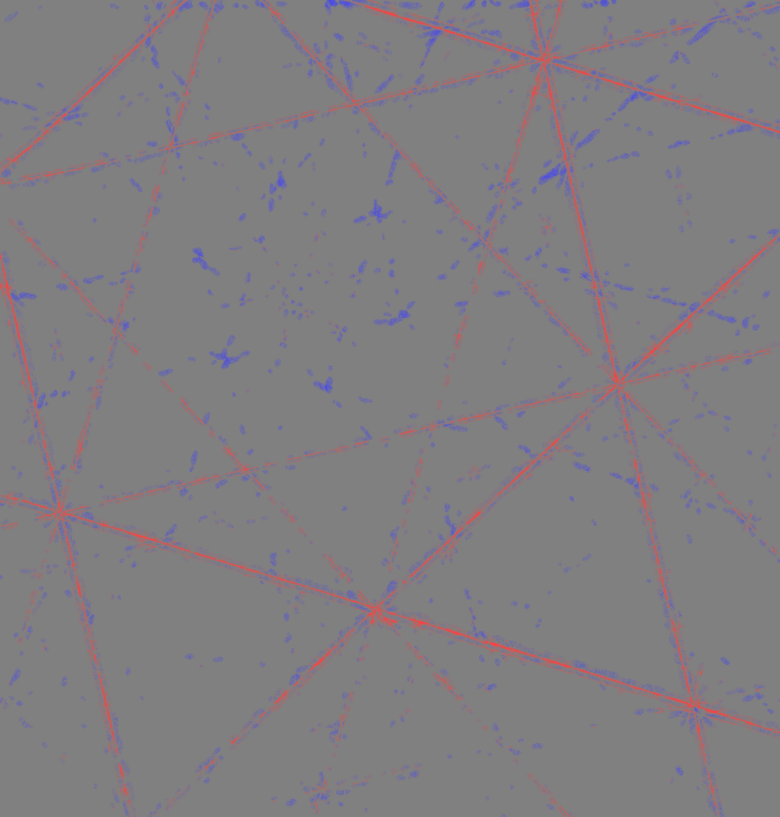
#> input picture docs/review_runs/visual_line_hide_v1/variants/B_sato95_width4_side_sigma15_keep0.1/removed.jpg, 2340 x 2450 px (shown at 1/3 size)
$ python -i line_band_contrast_suppress_v5_deepmask.py   (imports and definitions only)
#> lines starting #> are read from the running program, lines starting #| are printed output that depends on the picture
"""Stage 2h - Visual Line Hide v5 (deep mask hybrid).

v5 swaps the rule-based sato + black_line_score mask of v3/v4 for a
generic *line probability* map and keeps the rest of the v4 pipeline
(orientation-aware bg, core+halo + residual cleanup).

Mask sources (priority order):
  1. --line-prob PATH  (a .tif probability map in [0, 1]; preferred input
     once Route B's U-Net is available)
  2. --line-mask PATH  (a binary .png; treated as line_prob = 0/1)
  3. fallback synthesis: line_prob = w_sato * sato_norm
                                   + w_score * sigmoid(black_score - τ)
     This lets the v5 pipeline run today without any trained model and
     produces output shapes a real U-Net would also produce — so the
     U-Net hook is a pure data swap.

Core / halo construction:
  core = directional_closing(line_prob > core_threshold)   # along ridge
  halo = (dilate(line_prob > halo_threshold, halo_dilate)) & ~core

Suppression (carried from v4):
  - core: hard replace with orientation-aware bg (median over ±normal
    samples at distances {wc+2, wc+4, wc+8, wc+12}); side-band fallback
  - halo: residual attenuation with keep_halo
  - feather + post-feather hard core overwrite
  - protect split: protect_true_blob preserved, protect_on_line allowed
  - optional v4-style residual cleanup pass (kept on by default)

Sweep (kept tight, 10 variants):
  5 (core_th, halo_th) pairs x 2 closing_len = 10.
"""

from __future__ import annotations

import argparse
import csv
import json
import time
import warnings
from itertools import product
from pathlib import Path

import numpy as np
import tifffile
from PIL import Image
from scipy import ndimage
from skimage import measure
from skimage.morphology import binary_closing, binary_dilation, disk

import matplotlib
# [1 line not run here, left out]
import matplotlib.pyplot as plt


# --------------------------------------------------------------------------- #
# IO helpers
# --------------------------------------------------------------------------- #

def load_tif(path: Path) -> np.ndarray:
    return tifffile.imread(str(path))


def load_mask(path: Path) -> np.ndarray:
    img = Image.open(str(path)).convert("L")
    return np.asarray(img) > 127


def save_mask(path: Path, mask: np.ndarray) -> None:
    path.parent.mkdir(parents=True, exist_ok=True)
    Image.fromarray((mask.astype(np.uint8) * 255)).save(str(path))


def save_uint8(path: Path, arr8: np.ndarray) -> None:
    path.parent.mkdir(parents=True, exist_ok=True)
    Image.fromarray(arr8).save(str(path))


def save_tif(path: Path, arr: np.ndarray) -> None:
    path.parent.mkdir(parents=True, exist_ok=True)
    tifffile.imwrite(str(path), arr, compression="zlib")


# --------------------------------------------------------------------------- #
# Mask sources for line probability
# --------------------------------------------------------------------------- #

# [16 lines left out: function load_line_prob_from_tif, not called in this run]


def load_line_prob_from_mask(path: Path) -> np.ndarray:
    return load_mask(path).astype(np.float32)


# [95 lines left out: functions synthesize_line_prob_from_sato, load_or_synthesize_line_prob, not called in this run]


# --------------------------------------------------------------------------- #
# Structure tensor / side-band / directional bg (carried from v3 / v4)
# --------------------------------------------------------------------------- #

def compute_normal_direction(
    img_f: np.ndarray, sigma_pre: float = 1.0, sigma_tensor: float = 4.0,
) -> tuple[np.ndarray, np.ndarray, np.ndarray]:
#> called with sigma_pre = 1, sigma_tensor = 4
    img_s = ndimage.gaussian_filter(img_f, sigma=sigma_pre)
    gx = ndimage.sobel(img_s, axis=1)
    gy = ndimage.sobel(img_s, axis=0)
    Jxx = ndimage.gaussian_filter(gx * gx, sigma=sigma_tensor)
    Jxy = ndimage.gaussian_filter(gx * gy, sigma=sigma_tensor)
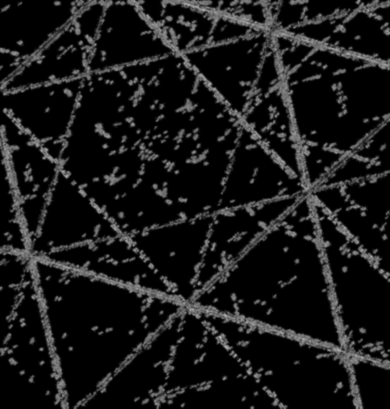
#> Jxy: shape (2450, 2340) (shown at 1/6 size); min 0, max 193, mean 23.9
    Jyy = ndimage.gaussian_filter(gy * gy, sigma=sigma_tensor)
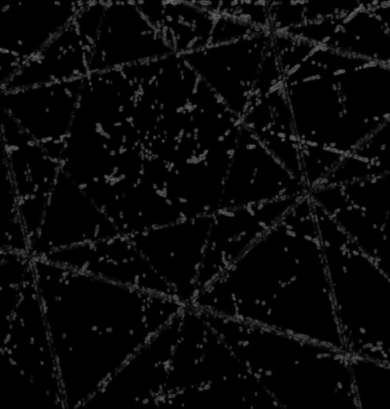
#> Jyy: shape (2450, 2340) (shown at 1/6 size); min 0, max 110, mean 7.7
    theta_n = 0.5 * np.arctan2(2.0 * Jxy, Jxx - Jyy)
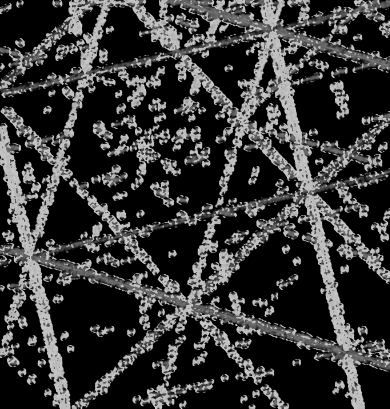
#> theta_n: shape (2450, 2340) float64 (shown at 1/6 size); min 0, max 0.785, mean 0.214
    cos_n = np.cos(theta_n).astype(np.float32)
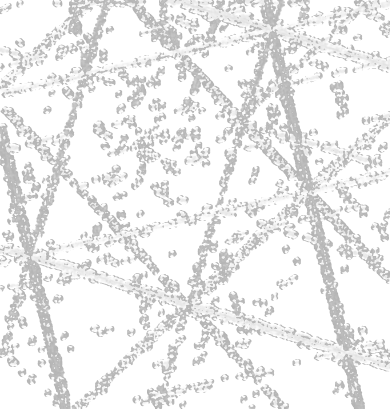
#> cos_n: shape (2450, 2340) float32 (shown at 1/6 size); min 0.707, max 1, mean 0.932
    sin_n = np.sin(theta_n).astype(np.float32)
    tmp = np.sqrt(np.maximum((Jxx - Jyy) ** 2 + 4.0 * Jxy ** 2, 0.0))
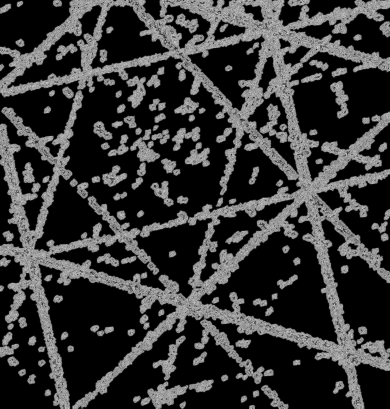
#> tmp: shape (2450, 2340) float64 (shown at 1/6 size); min 0, max 35.28, mean 7.6; drawn with min black and max white
    lam1 = 0.5 * (Jxx + Jyy + tmp)
    lam2 = 0.5 * (Jxx + Jyy - tmp)
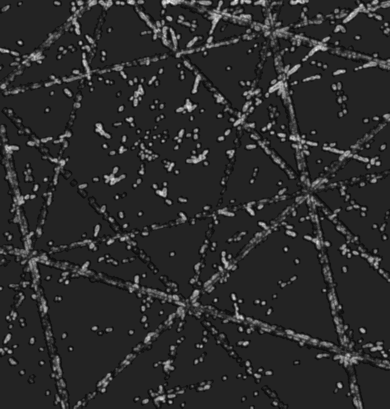
#> lam2: shape (2450, 2340) float64 (shown at 1/6 size); min -15.78, max 96.76, mean 3.7; drawn with min black and max white
    coh = (lam1 - lam2) / (lam1 + lam2 + 1e-12)
    coh = np.clip(coh, 0.0, 1.0).astype(np.float32)
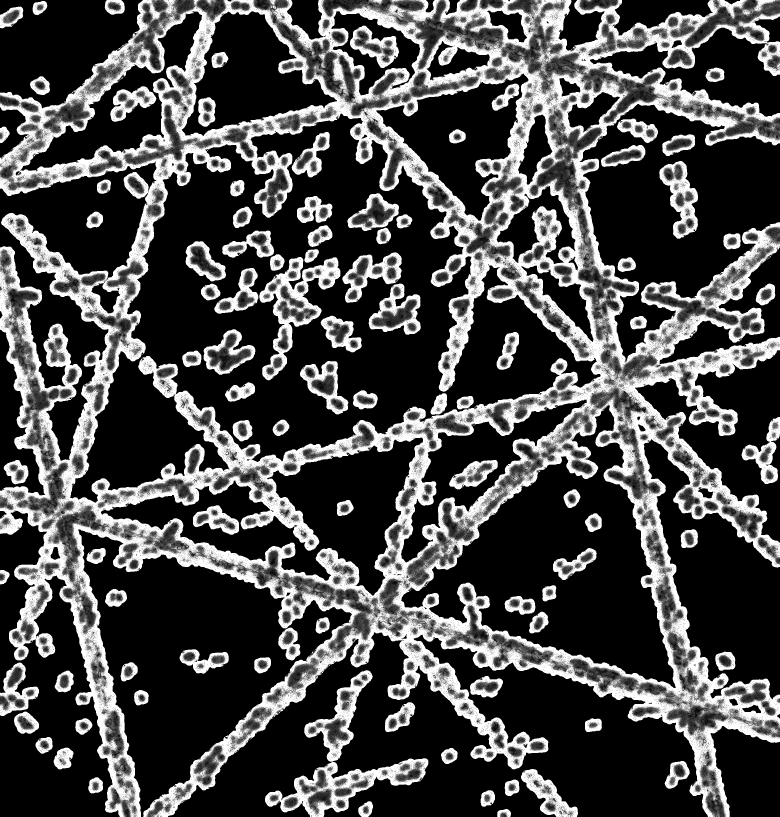
#> coh: shape (2450, 2340) float32 (shown at 1/3 size); min 0, max 1, mean 0.287
    return cos_n, sin_n, coh


# [193 lines left out: functions side_band_bg, directional_bg, make_line_se, directional_closing, build_core_halo_from_prob, split_protect_mask and 3 more, not called in this run]


def to_uint8(arr: np.ndarray, lo: float, hi: float) -> np.ndarray:
    a = (arr.astype(np.float32) - lo) / (hi - lo)
    return (np.clip(a, 0.0, 1.0) * 255.0 + 0.5).astype(np.uint8)


# [190 lines left out: functions overlay_core_halo, diff_heatmap, downscale_uint8, select_zoom_crops, extract_crop, save_summary_panel and 3 more, not called in this run]


# --------------------------------------------------------------------------- #
# Sweep
# --------------------------------------------------------------------------- #

VARIANT_FIELDS = [
    "variant_name", "core_threshold", "halo_threshold",
    "closing_len", "closing_width", "halo_dilate",
    "keep_core", "keep_halo",
    "core_coverage_percent", "halo_coverage_percent",
    "edit_coverage_percent",
    "dir_bg_coverage_core_percent",
    "mean_abs_removed_core", "mean_abs_removed_halo",
    "mean_abs_removed_outside",
    "core_residual_after_suppress",
]

# 5 (core_th, halo_th) pairs spanning loose -> tight
DEFAULT_PAIRS = [
    (0.5, 0.25),
    (0.5, 0.35),
    (0.6, 0.35),
    (0.6, 0.45),
    (0.7, 0.45),
]
DEFAULT_CLOSING_LENS = [0, 15]


# [6 lines left out: function expand_sweep, not called in this run]


def variant_name_of(core_th: float, halo_th: float, closing_len: int) -> str:
    return f"v5_ct{core_th:.2f}_ht{halo_th:.2f}_cl{closing_len}"


# --------------------------------------------------------------------------- #
# Main
# --------------------------------------------------------------------------- #

# [282 lines left out: function main, not called in this run]


# [2 lines not run here, left out]

>>> import cv2
>>> picture = cv2.imread('../../docs/review_runs/visual_line_hide_v1/variants/B_sato95_width4_side_sigma15_keep0.1/removed.jpg', cv2.IMREAD_GRAYSCALE)
>>> result = compute_normal_direction(picture)

$ run again, on docs/review_runs/visual_line_hide_v1/variants/C_sato90_width4_side_sigma15_keep0.1/removed.jpg
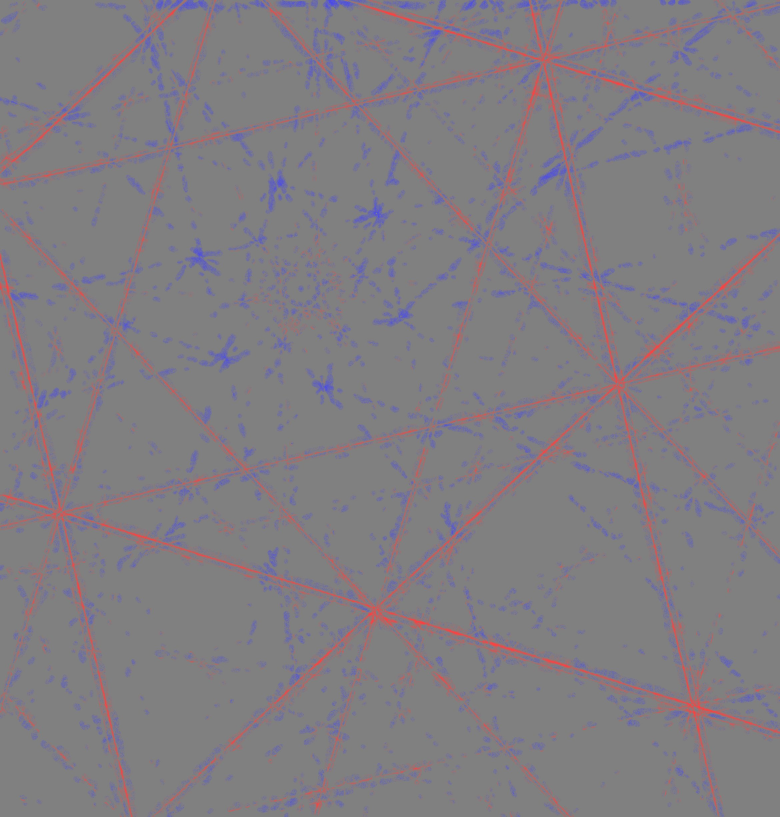
#> input picture docs/review_runs/visual_line_hide_v1/variants/C_sato90_width4_side_sigma15_keep0.1/removed.jpg, 2340 x 2450 px (shown at 1/3 size)
#> in compute_normal_direction, `lam2 = 0.5 * (Jxx + Jyy - tmp)`:
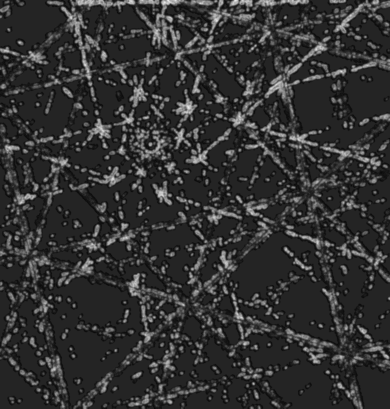
#> lam2: shape (2450, 2340) float64 (shown at 1/6 size); min -15.52, max 93.78, mean 6.2; drawn with min black and max white
#> in compute_normal_direction, `coh = np.clip(coh, 0.0, 1.0).astype(np.float32)`:
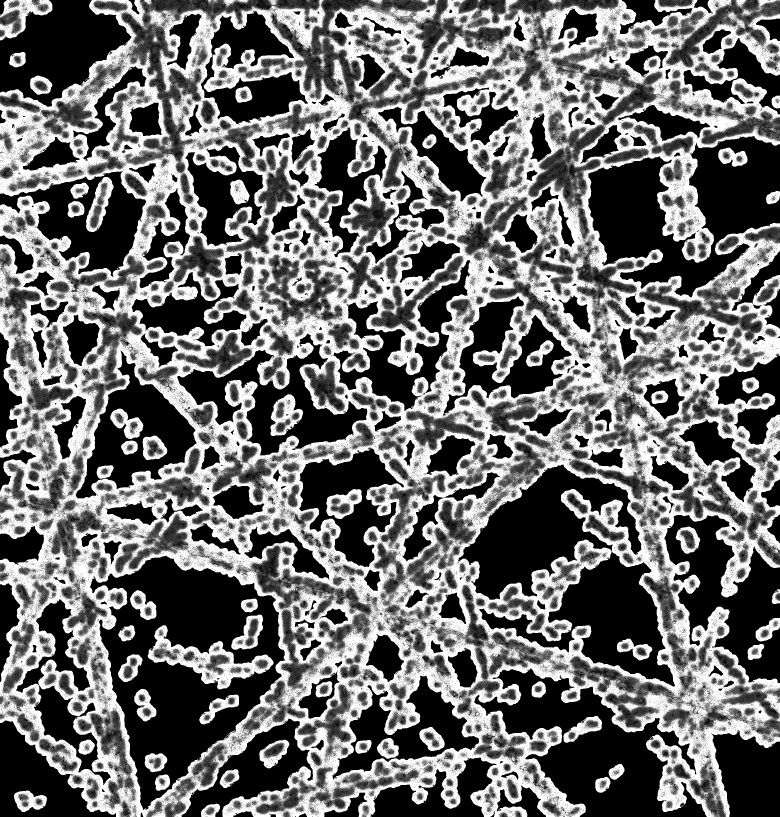
#> coh: shape (2450, 2340) float32 (shown at 1/3 size); min 0, max 1, mean 0.428

$ run again, on docs/review_runs/visual_line_hide_v1/variants/C_sato90_width6_side_sigma15_keep0.1/removed.jpg
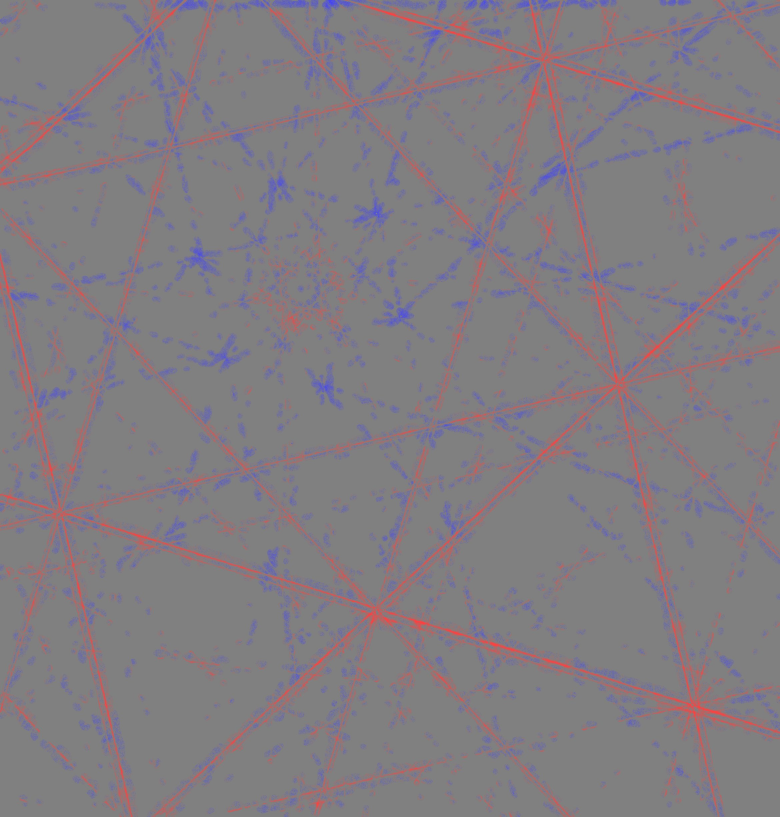
#> input picture docs/review_runs/visual_line_hide_v1/variants/C_sato90_width6_side_sigma15_keep0.1/removed.jpg, 2340 x 2450 px (shown at 1/3 size)
#> in compute_normal_direction, `lam2 = 0.5 * (Jxx + Jyy - tmp)`:
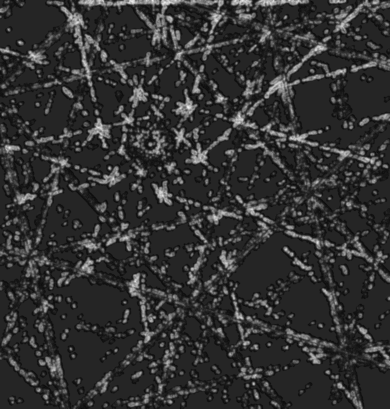
#> lam2: shape (2450, 2340) float64 (shown at 1/6 size); min -15.78, max 90.38, mean 5.4; drawn with min black and max white
#> in compute_normal_direction, `coh = np.clip(coh, 0.0, 1.0).astype(np.float32)`:
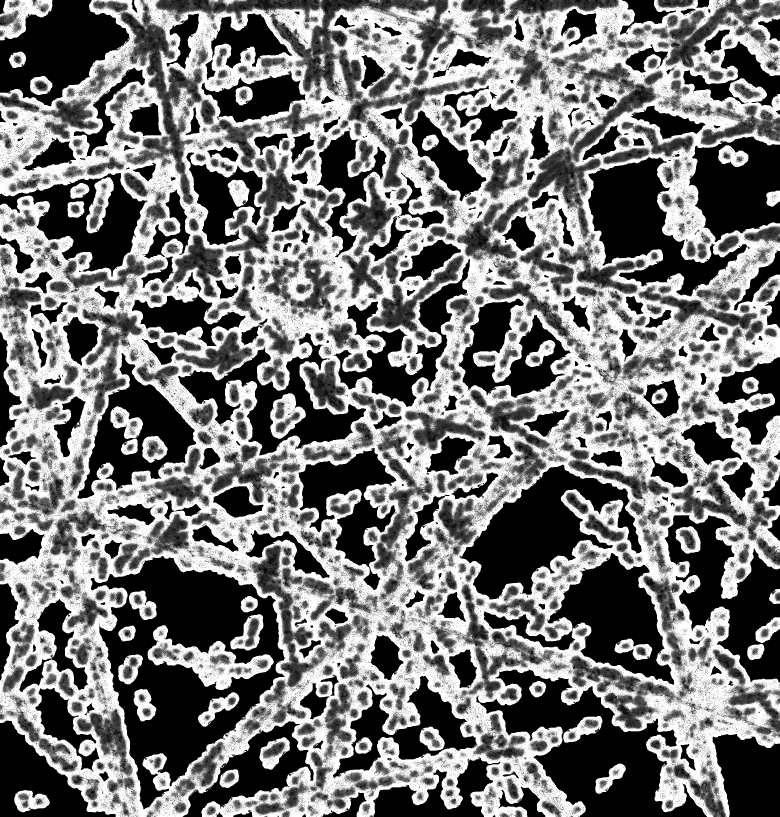
#> coh: shape (2450, 2340) float32 (shown at 1/3 size); min 0, max 1, mean 0.465
